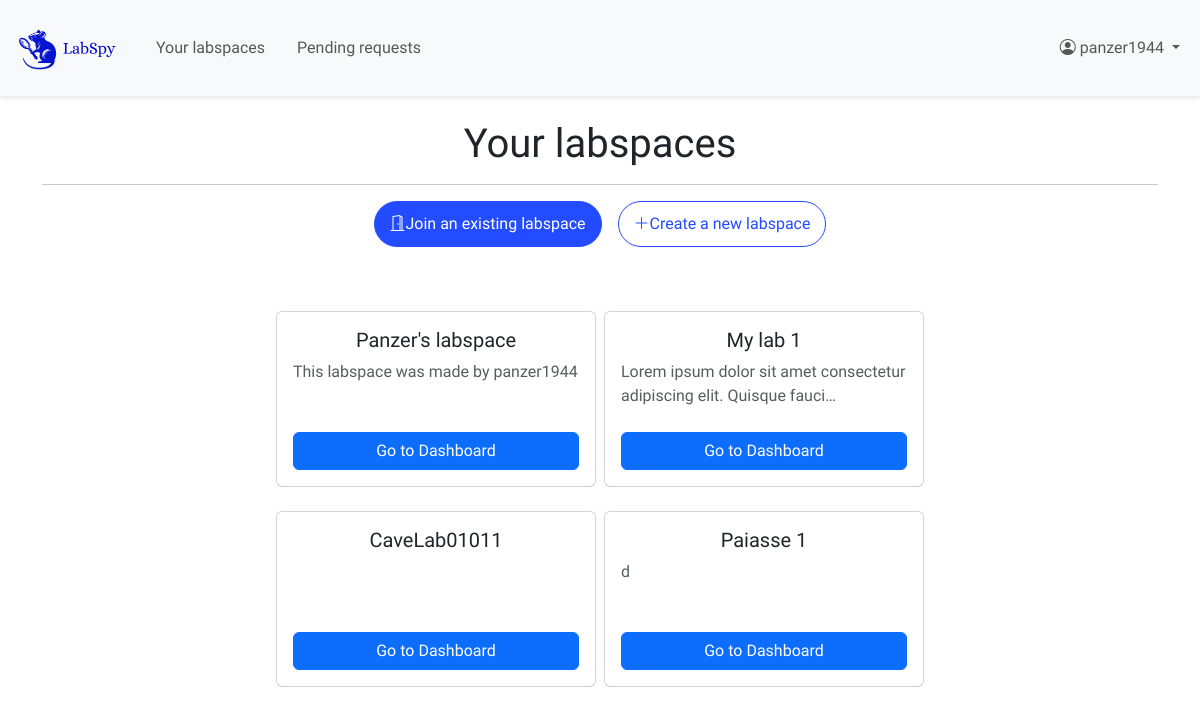
The app's page /labspaces/ (signed in) with its own data.
### users/models.py (models this page shows)
class CustomUser(AbstractUser):
    phone_number = models.CharField(max_length=8, blank=True, null=True)
    date_joined = models.DateTimeField(auto_now_add=True, null=True, blank=True)

### labspaces/models.py (models this page shows, shortened)
class Lab(models.Model):
    code = models.CharField(max_length=6, unique=True, null=True)
    name = models.CharField(max_length=255)
    description = models.TextField(null=True, blank=True, max_length=1024)
    contact_email = models.EmailField(null=True, blank=True)
    created_at = models.DateTimeField(auto_now_add=True)
    def __str__(self):
        return self.name

### labspaces/views.py (the view)
# urls.py: path('', views.home, name='home'),
@login_required
def home(request):
    user_labs_qs = Lab.objects.filter(
        labmembership__user=request.user,
        labmembership__role__in=["owner", "member"]
    ).distinct()
    user_labs = list(user_labs_qs)
    pending_labs_qs = Lab.objects.filter(
        labmembership__user=request.user,
        labmembership__role="pending"
    ).distinct()
    pending_labs = list(pending_labs_qs)
    form = LabJoinForm()
    print(f"User labs: {user_labs}")
    print(f"Pending labs: {pending_labs}")
    return render(
        request,
        'labspaces/home.html',
        {
            "user_labs": user_labs,
            "pending_labs": pending_labs,
            "join_form": form
        }
    )

### labspaces/context_processors.py (called while the page is built, shortened)
def lab_admin_status(request):
    context = {'user_is_admin': False, 'current_lab': None}
    if request.user.is_authenticated:
        try:
            lab_code = get_lab_code_from_url(request)
        except Exception as e:
            pass
    return context

### labspaces/util.py (called while the page is built)
def get_lab_code_from_url(request):
    lab_code = ""
    if request.user.is_authenticated:
        resolved = resolve(request.path)
        if 'code' in resolved.kwargs:
            lab_code = resolved.kwargs['code']
    return lab_code

### labspaces/templates/labspaces/home.html (shortened to what this page needs)
{% extends 'labspaces/layout.html' %}
{% block content %}
{% if user_labs %}
    <h1 class="text-center">Your labspaces</h1>
    <hr>
    <div class="d-flex justify-content-center gap-3 mb-5">
        <button class="btn-1 join-lab-btn"><i class="bi bi-door-open"></i>Join an existing labspace</button>
        <button class="btn-1 create-lab-btn" onclick="window.location.href='{% url 'labspaces:lab_create' %}'"><i class="bi bi-plus-lg"></i>Create a new labspace  </button>
    </div>
    <div class="mx-auto w-75 p-3 d-flex gap-2 align-items-start justify-content-center flex-wrap">
        {% for lab in user_labs %}
            <div class="lab-card card mb-3" style="width:20rem; height: 11rem;">
                <div class="card-body d-flex flex-column">
                    <h5 class="card-title text-center">{{ lab.name|truncatechars:20 }}</h5>
                    <p class="card-text text-muted">
                        {{ lab.description|truncatechars:70}}
                    </p>
                    <a href="{% url 'labspaces:labspace_view' code=lab.code %}" class="btn btn-primary mt-auto">Go to Dashboard</a>
                </div>
            </div>
        {% endfor %}
    </div>
{% endif %}
{% endblock %}

### labspaces/templates/labspaces/layout.html (shortened to what this page needs)
{% load static %}
{% load active_link_tags %}
<!DOCTYPE html>
<html lang="en">
<head>
    <link rel="stylesheet" href="{% static 'labspaces/styles.css' %}">
    <link href="https://cdn.jsdelivr.net/npm/bootstrap@5.3.0/dist/css/bootstrap.min.css" rel="stylesheet">
    <link href="https://cdn.jsdelivr.net/npm/bootstrap-icons@1.10.0/font/bootstrap-icons.css" rel="stylesheet">
</head>
<body>
    <nav class="navbar navbar-expand-lg navbar-light bg-light">
        <div class="container-fluid">
            <a class="navbar-brand" href="{% url 'labspaces:home' %}">
                <img src="{% static 'spy/labspy-mark-nobg.png' %}" alt="LabSpy" style="width: 120px; height: 70px;" >
            </a>
            <div class="collapse navbar-collapse" id="navbarNav">
                <ul class="navbar-nav me-auto gap-3">
                    <li class="nav-item">
                        <a class="nav-link {% active_link 'home' 'active' %}" href="{% url "labspaces:home" %}">Your labspaces</a>
                    </li>
                    <li class="nav-item">
                        <a class="nav-link {% active_link 'user_pending_labs' 'active' %}" href="{% url "labspaces:user_pending_labs" %}">Pending requests</a>
                    </li>
                </ul>
                <ul class="navbar-nav">
                    {% if user.is_authenticated %}
                        <li class="nav-item dropdown">
                            <a class="nav-link dropdown-toggle" href="#" role="button" data-bs-toggle="dropdown">
                                <i class="bi bi-person-circle"></i> {{ user.username }}
                            </a>
                        </li>
                    {% endif %}
                </ul>
            </div>
        </div>
    </nav>
    <main class="container mt-4">
        {% block content %}
        {% endblock %}
    </main>
</body>
</html>

### labspaces/static/labspaces/styles.css (style rules this page uses)
* { margin: 0; padding: 0; box-sizing: border-box; font-family: 'Urbanist', sans-serif; }
.navbar { background: white; box-shadow: 0 2px 4px rgba(0,0,0,0.1); }
.navbar-brand img { width: 120px; height: 70px; }
.btn-1 { padding: 10px 15px; border-radius: 24px; cursor: pointer; font-size: 16px; }
.join-lab-btn { background-color: #234bff; color: white; border: 1px solid #234bff; transition: all 0.3s; }
.create-lab-btn { background-color: #ffffff; color: #234bff; border: 1px solid #234bff; transition: all 0.3s; }
.lab-card { transition: all 0.3s; }

### records on screen
CustomUser: username "panzer1944"
Lab: name "Panzer's labspace", description "This labspace was made by panzer1944"
Lab: name "My lab 1", description "Lorem ipsum dolor sit amet consectetur adipiscing elit. Quisque fauci…"
Lab: name "CaveLab01011"
Lab: name "Paiasse 1", description "d"
